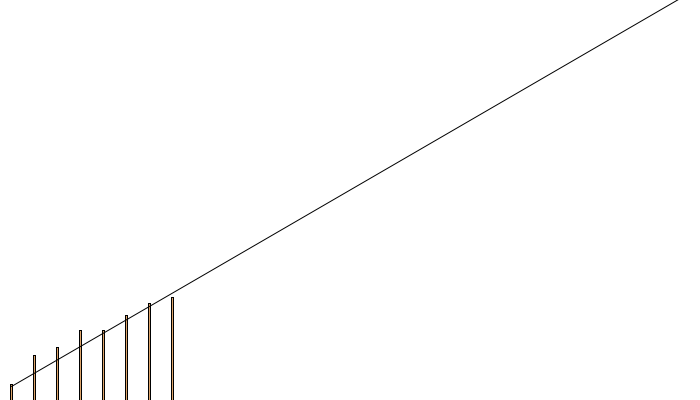
Frame 1 (no input)
Frame 60 (the mouse pressed at the canvas centre just before this capture): identical to frame 1, image omitted
Frame 120 (the mouse held since frame 60 and released just before this capture): identical to frame 1, image omitted

The Processing sketch that drew this single still picture (run headless with seeded random() and noise(); from frame 60 on, the mouse is pressed at the canvas centre):

// Processing sketch: NaNoWriMo
// ── NaNoWriMo.pde
float GoalWordCount=12000;

int[] DailyWordCount = {
  //int(GoalWordCount/30),int(2*GoalWordCount/30),int(3*GoalWordCount/30),int(4*GoalWordCount/30),
  469, 
  1322, 
  1589,
  2075,
  2075,
  2527,
  2898,
  3085,
  
  
};

void setup() {
  size(700, 400);
}

void draw() {
  background(255, 255, 255);
  float stepWidth = width/30;
  float scale =height/GoalWordCount;
  int i =0;
  while (i<DailyWordCount.length) {
    float rectWidth = 0.1*stepWidth;
    float h = scale*DailyWordCount[i];
    fill(#DEA56B);
    rect(i*stepWidth+stepWidth/2-rectWidth/2, height-h, rectWidth, h);
    i=i+1;
  }
  line(stepWidth/2,height-scale*GoalWordCount/30, 29.5*stepWidth, height-scale*GoalWordCount);
}
